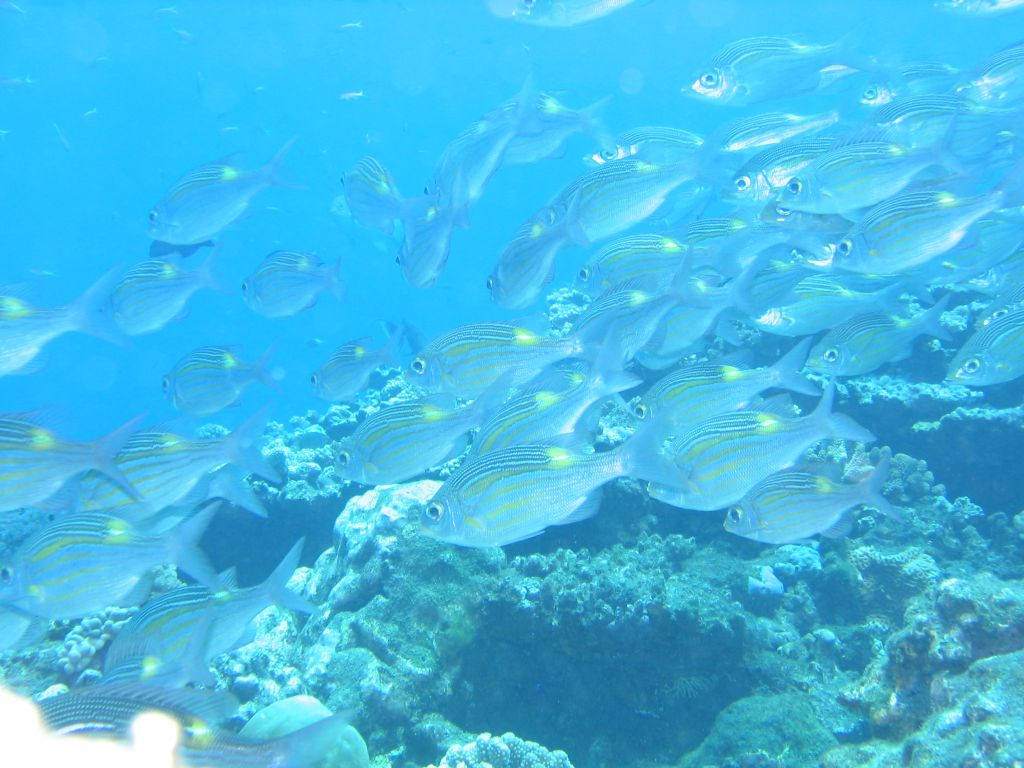
#> input picture day2/data/inria/101800_sm.jpg, 1024 x 768 px, given in place of lena.png, which was not available
$ jupyter execute --allow-errors colorspace.ipynb   (shell and % lines are left out)   (text cells are left out)
#> lines starting #> are read from the running program, lines starting #| are printed output that depends on the picture; pictures that were not available may be replaced by others from this repository, and a replacement may not be noted
[cell 1]
## Загрузка изображения из файла

import cv2

[cell 2]
img = cv2.imread('./lena.png', cv2.IMREAD_COLOR)
#> img is the input picture: shape (768, 1024, 3); mean B, G, R 228.8, 185.7, 67.9

#> (a cell that did not finish here is left out)

[cell 4]
print('type: ', type(img))
#| type:  <class 'numpy.ndarray'>
print('shape: ', img.shape)
#| shape:  (768, 1024, 3)

[cell 5]
img[0][0]
#> Out = [255, 181, 75]

[cell 6]
img2 = cv2.cvtColor(img, cv2.COLOR_BGR2RGB)
#> (the rest of this cell did not finish here and is left out)

[cell 7]
img2[:,:,0]

#> (a cell that did not finish here is left out)

[cell 9]
from matplotlib import pyplot as plt

[cell 10]
plt.imshow(img)

[cell 11]
# изменяем порядок каналов для визуализации (b, g, r) -> (r, g, b)
img2 = cv2.cvtColor(img, cv2.COLOR_BGR2RGB)
plt.imshow(img2)

[cell 12]
img[0][0]
#> Out = [255, 181, 75]

[cell 13]
img2[0][0]
#> Out = [75, 181, 255]

[cell 14]
img2[:, :, 0]

[cell 15]
img_hsv = cv2.cvtColor(img, cv2.COLOR_BGR2HSV)
#> img_hsv: shape (768, 1024, 3); mean H, S, V 97, 179.6, 229.1

[cell 16]
plt.figure(1, figsize = (16, 4))
plt.subplot(141)
plt.imshow(img2)
plt.subplot(142)
plt.imshow(img_hsv[...,0], cmap='gray')
plt.title('Hue')
plt.subplot(143)
plt.imshow(img_hsv[...,1], cmap='gray')
plt.title('Saturation')
plt.subplot(144)
plt.imshow(img_hsv[...,2], cmap='gray')
plt.title('Value');
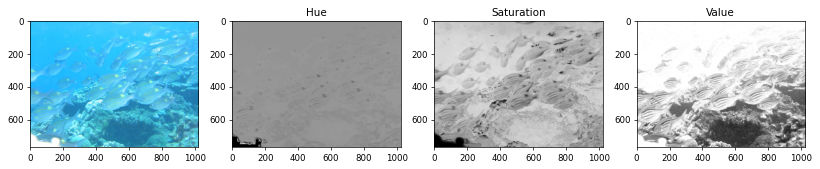
#> figure drawn by matplotlib, 4 panels

[cell 17]
img_hsv[..., 0]

[cell 18]
img_hsv[:, :, 0]

[cell 19]
bee = cv2.imread('732021.jpg')
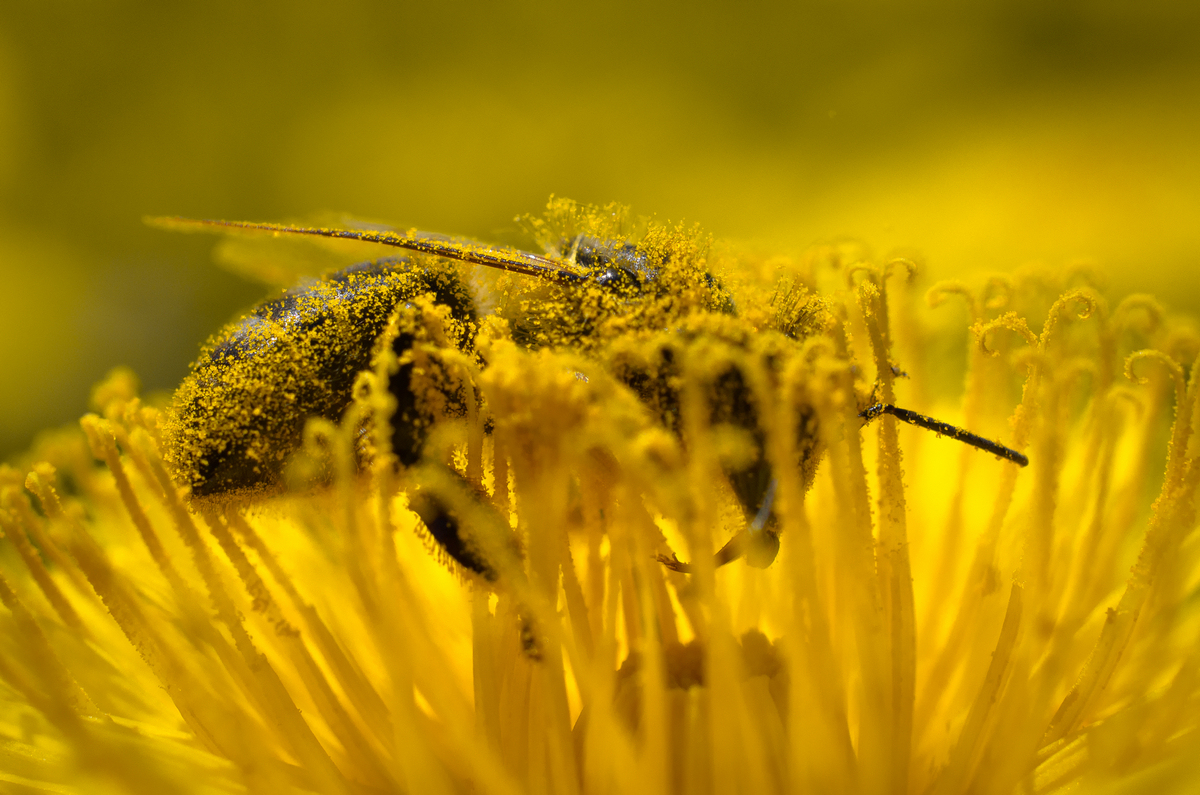
#> input picture day1/732021.jpg, 1200 x 795 px
#> bee is the input picture: shape (795, 1200, 3); mean B, G, R 1.8, 133.7, 173.2

[cell 20]
plt.imshow(bee[...,::-1])

[cell 21]
kitten = cv2.imread('kitten-report.jpg')
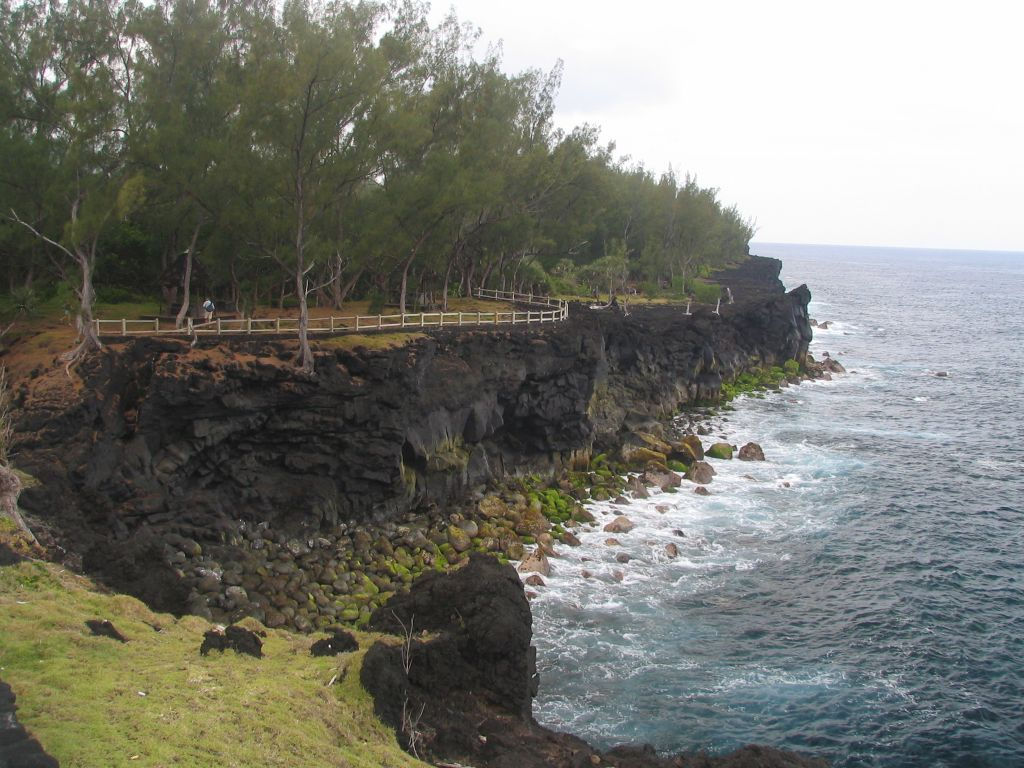
#> input picture day2/data/inria/105000_sm.jpg, 1024 x 768 px, given in place of kitten-report.jpg, which was not available
#> kitten is the input picture: shape (768, 1024, 3); mean B, G, R 113.2, 121, 120.1

[cell 22]
plt.imshow(kitten[..., ::-1])

[cell 23]
kitten[..., 1] = 0
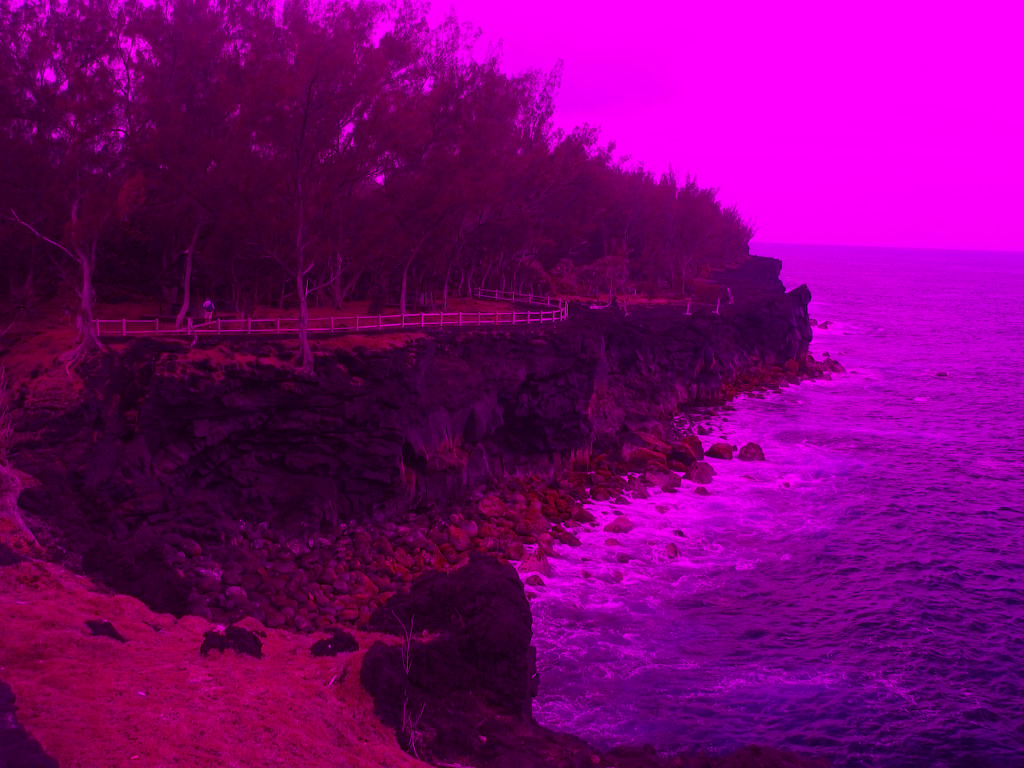
#> kitten: shape (768, 1024, 3); mean B, G, R 113.2, 0, 120.1

[cell 24]
plt.imshow(kitten[..., ::-1])
